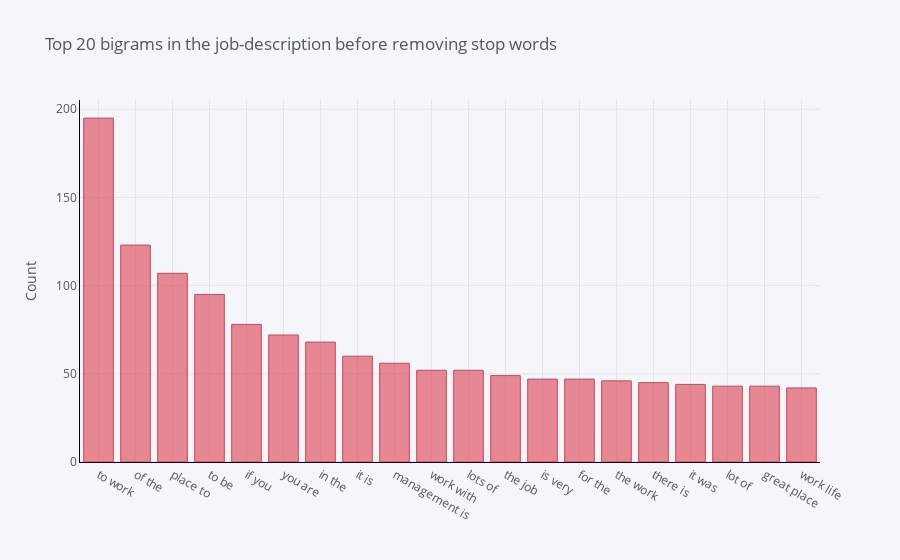

Notebook code cell kept with this figure:
### Code cell
#The distribution of top bigrams before removing stop words
def get_top_n_bigram(corpus, n=None):
    vec = CountVectorizer(ngram_range=(2, 2)).fit(corpus)
    bag_of_words = vec.transform(corpus)
    sum_words = bag_of_words.sum(axis=0) 
    words_freq = [(word, sum_words[0, idx]) for word, idx in vec.vocabulary_.items()]
    words_freq =sorted(words_freq, key = lambda x: x[1], reverse=True)
    return words_freq[:n]
common_words = get_top_n_bigram(df['description'], 20)
# for word, freq in common_words:
#     print(word, freq)
df3 = pd.DataFrame(common_words, columns = ['description' , 'count'])
df3.groupby('description').sum()['count'].sort_values(ascending=False).iplot(
    kind='bar', yTitle='Count', linecolor='black',color='Red', title='Top 20 bigrams in the job-description before removing stop words')

### Figure 1 — Plotly figure (JSON) as saved in the notebook; plotly's stock layout.template omitted (floating-point values rounded to 4 significant figures)
{"data": [{"marker": {"color": "rgba(219, 64, 82, 0.6)", "line": {"color": "rgba(219, 64, 82, 1.0)", "width": 1}}, "name": "count", "orientation": "v", "text": "", "type": "bar", "x": ["to work", "of the", "place to", "to be", "if you", "you are", "in the", "it is", "management is", "work with", "lots of", "the job", "is very", "for the", "the work", "there is", "it was", "lot of", "great place", "work life"], "y": [195, 123, 107, 95, 78, 72, 68, 60, 56, 52, 52, 49, 47, 47, 46, 45, 44, 43, 43, 42]}], "layout": {"legend": {"bgcolor": "#F5F6F9", "font": {"color": "#4D5663"}}, "paper_bgcolor": "#F5F6F9", "plot_bgcolor": "#F5F6F9", "title": {"font": {"color": "#4D5663"}, "text": "Top 20 bigrams in the job-description before removing stop words"}, "xaxis": {"gridcolor": "#E1E5ED", "linecolor": "black", "showgrid": true, "tickfont": {"color": "#4D5663"}, "title": {"font": {"color": "#4D5663"}, "text": ""}, "zerolinecolor": "#E1E5ED"}, "yaxis": {"gridcolor": "#E1E5ED", "linecolor": "black", "showgrid": true, "tickfont": {"color": "#4D5663"}, "title": {"font": {"color": "#4D5663"}, "text": "Count"}, "zerolinecolor": "#E1E5ED"}}}
